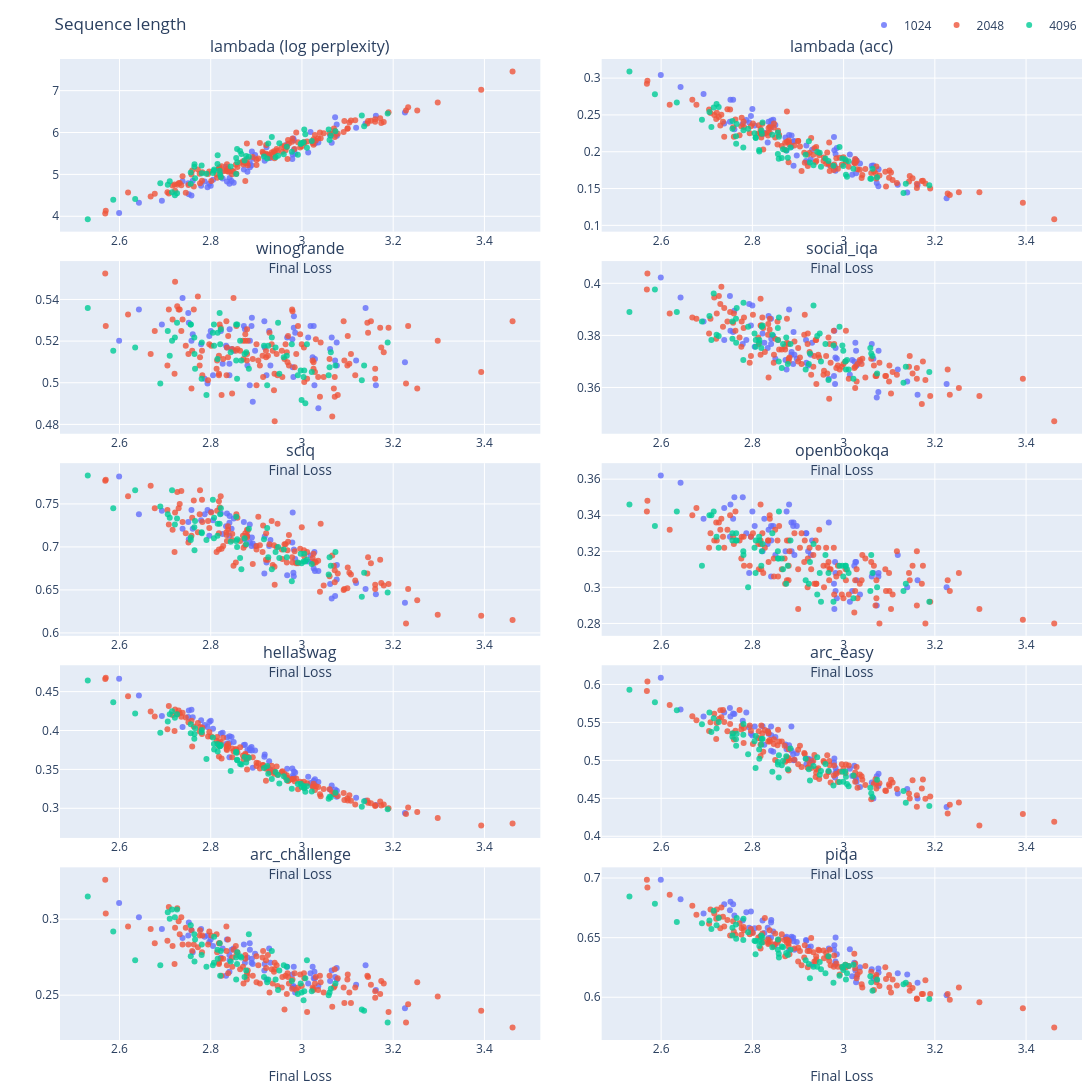

The code cell stored with this chart in its notebook:
### Code cell
def sequence_length_group(row):
    return row["config/common"]["sequence_length"]

plot_df = joint_tasks_plot_fetch(df, task_keys, group_fn=sequence_length_group)

plot_joint_tasks(plot_df, task_keys, plot_title="Sequence length", fit_lines=False)
